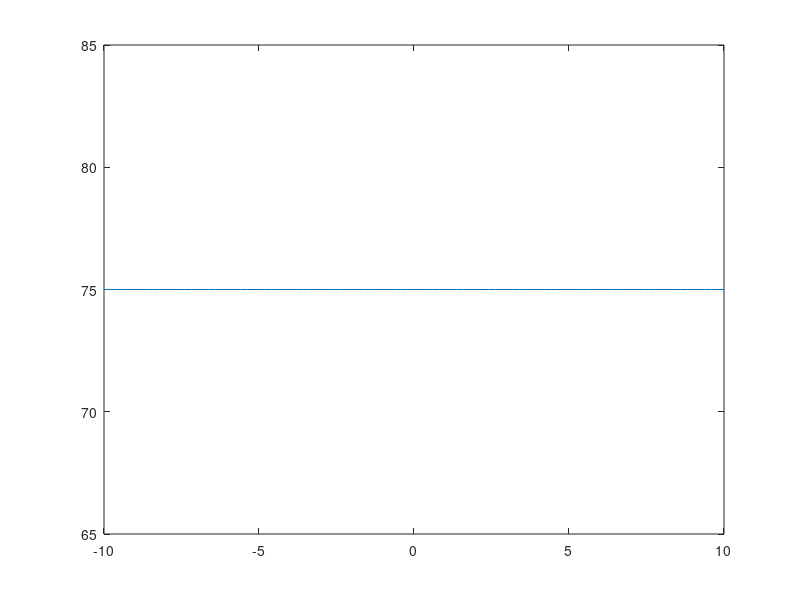
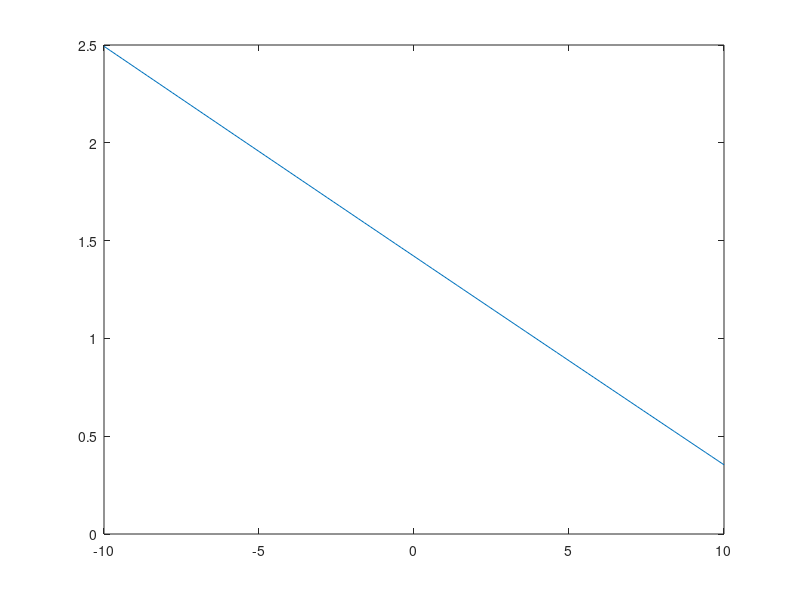

Write the MATLAB code that produced these figures, in order.
clear all

% SIDH with 1 spherical wave

f_o = 3;                            % Focal length of objective (mm)    
NA = 1.42;                           % Numerical aperture of objective
D_bpp = (2*f_o*NA);                 % Diameter of back pupil plane
wave = 670e-6;                      % Wavelength of light (mm)
delta_c = 16e-3;                    % Pixel size of camera (mm)
f_1 = 300;                          % Focal lengths of mirrors
f_tl = 180;                         % Focal length of tube lens
f_4 = 120;                           % Focal length of L4
z_s = 2.990:200e-6:3.010;
d1 = 183;                           % Distance between objective and tube lens
d2 = 300;                           % Distance between tube lens and L4
d3 = 120;                           % Distance between L4 and Interferometer
z_h = 150;                          % Distance between interferometer and camera (maximum overlap)
%z_h = 200;
z_r = zeros(1,length(z_s));

f_e = zeros(1,length(z_s));
f_g = zeros(1,length(z_s));
f_h = zeros(1,length(z_s));
f_k = zeros(1,length(z_s));


%{
%Condition to sample finest fringe of Hologram
z_h_min = ((4*D_bpp*(*delta_c)/wave);  % Min SLM-camera distance (mm)
%}

%Reconstruction Distance
for i = 1:length(z_s)
    if (z_s(i) == f_o)
        z_r(i) = -(z_h-f_1);
    else
        f_e(i) = (f_o*z_s(i))/(f_o-z_s(i));
        f_g(i) = (f_tl*(f_e(i)+d1))/(f_tl-(f_e(i)+d1));
        f_h(i) = (f_4*(f_g(i)+d2))/(f_4-(f_g(i)+d2));
        f_k(i) = (f_1*(f_h(i)+d3))/(f_1-(f_h(i)+d3));
        z_r(i) = ((z_h+f_k(i))*(f_h(i)+d3+z_h))/(f_k(i)-f_h(i)-d3);
    end
end

%Radius of hologram at Interferometer
y_enter = 0;
theta_enter = zeros(1,length(z_s));
%Element B of Jones Matrix
elem_B_term5 = (d1*(1-(d3/f_4))*(1-(d2/f_tl)));
elem_B_term6 = (d3*(1-(d1/f_tl)));
elem_B_term7 = (d2*(1-(d3/f_4)));
elem_B = zeros(1,length(z_s));
y_exit = zeros(1,length(z_s));
R_o = zeros(1,length(z_s));
for i = 1: length(z_s)
    elem_B_term1 = (1-(d1/f_o))*(1-(d3/f_4))*(1-(d2/f_tl))*(z_s(i)); 
    elem_B_term2 = (d3/f_tl)*(1-(d1/f_o))*(z_s(i));
    elem_B_term3 = (d2/f_o)*(1-(d3/f_4))*(z_s(i));
    elem_B_term4 = (d3/f_o)*(z_s(i));  
    elem_B(i) = elem_B_term1-elem_B_term2-elem_B_term3-elem_B_term4+elem_B_term5+elem_B_term6+elem_B_term7;
    theta_enter(i) = (f_o*NA)/z_s(i);
    y_exit(i) = elem_B(i)*theta_enter(i);
    R_o(i) = abs(elem_B(i)*theta_enter(i));
end



%Radius of hologram at camera
y_enter = 0;
%theta_enter = NA;
theta_enter = zeros(1,length(z_s));
elem_D_term4 = (d1/f_4)*(1-(d2/f_tl));
elem_D_term5 = (d1/f_tl);  
elem_D_term6 = (1-(d2/f_4));
elem_D = zeros(1,length(z_s));
y_exit_camera = zeros(1,length(z_s));
R_spherical = zeros(1,length(z_s));
R_h = zeros(1,length(z_s));
OPD_max = zeros(1,length(z_s));
for i = 1: length(z_s) 
    elem_D_term1 = (z_s(i)/f_4)*(1-(d2/f_tl))*(1-(d1/f_o));
    elem_D_term2 = (z_s(i)/f_tl)*(1-(d1/f_o));
    elem_D_term3 = (z_s(i)/f_o)*(1-(d2/f_4));
    elem_D(i) = -elem_D_term1-elem_D_term2-elem_D_term3-elem_D_term4-elem_D_term5+elem_D_term6;
    theta_enter(i) = (f_o*NA)/z_s(i);
    %Radius of plane wave at camera
    y_exit_camera(i) = (elem_B(i)+(z_h*elem_D(i)))*theta_enter(i);
    %Radius of spherical wave at camera
    R_spherical(i) = (elem_B(i)*(1-(z_h/f_1))+(z_h*elem_D(i)))*theta_enter(i);
    %R_h(i) = abs(min(R_spherical(i),y_exit_camera(i)));
    R_h(i) = min(abs(R_spherical(i)),abs(y_exit_camera(i)));
    OPD_max(i) = sqrt((R_o(i)+R_h(i))^2+z_h^2)- sqrt((R_o(i)-R_h(i))^2+z_h^2);
end
delta_lambda = (690-654)*10^-6;
lambda = 670e-6;
OPD_condition = (lambda^2/delta_lambda);

%Tranverse Magnification
trans_mag = zeros(1,length(z_s));
for i = 1:length(z_s)
    if (z_s(i) == f_o)
        trans_mag(i) = (f_tl/f_o)*(z_h/f_4);
    else
        f_e(i) = (f_o*z_s(i))/(f_o-z_s(i));
        f_g(i) = (f_tl*(f_e(i)+d1))/(f_tl-(f_e(i)+d1));
        f_h(i) = (f_4*(f_g(i)+d2))/(f_4-(f_g(i)+d2));
        trans_mag(i) = abs((z_h*f_e(i)*f_g(i)*f_h(i))/(z_s(i)*(d1+f_e(i))*(d2+f_g(i))*(d3+f_h(i))));
    end
end

defocus = (z_s*1e+3-3e+3);
figure
plot(defocus,uint8(trans_mag))
figure
plot(defocus,R_h)
%figure
%plot(defocus,trans_mag)
%xlabel('Defocus (um)')
%ylabel('Transverse Magnification(mm)')





